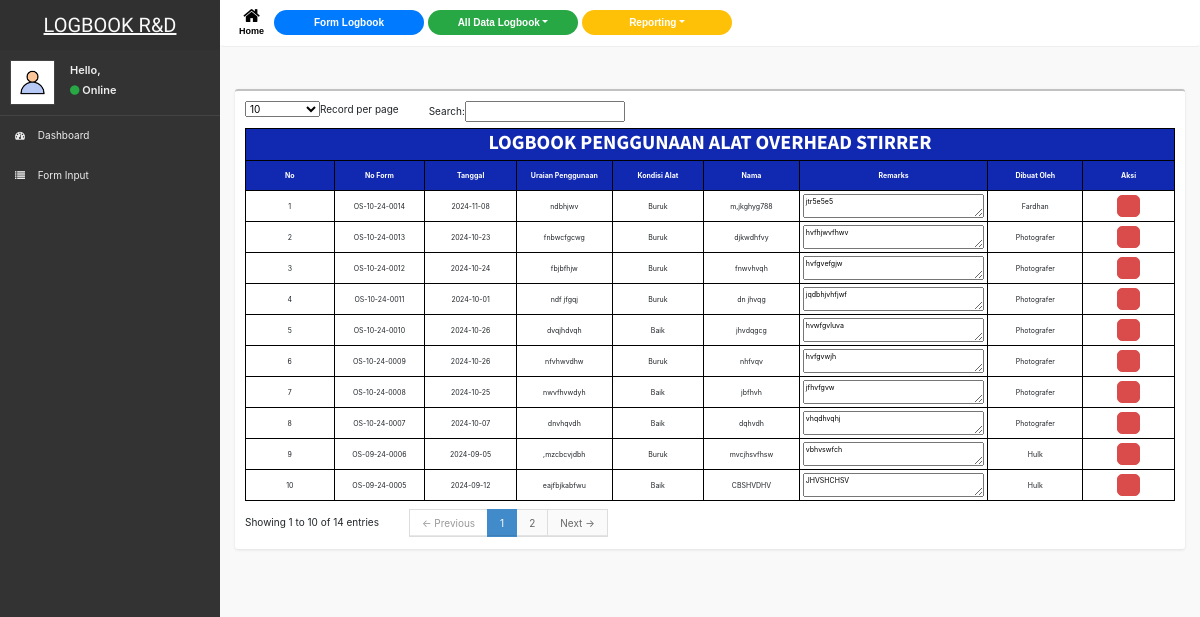
Screenshot of /data_overhead.php with the database file from the repository.
### tables this page shows
CREATE TABLE `alat` (
  `id` int(11) NOT NULL,
  `tgl_input` datetime NOT NULL DEFAULT current_timestamp(),
  `no_form` varchar(13) NOT NULL,
  `tgl` date NOT NULL,
  `urai_pggn` tinytext NOT NULL,
  `kondisi` tinytext NOT NULL,
  `nm` tinytext NOT NULL,
  `remar` tinytext NOT NULL,
  `oleh` tinytext NOT NULL,
  `svp` tinytext NOT NULL
);

### data_overhead.php (the view, shortened to what this page needs)
<?php
include "header.php";
?>
            <aside class="right-side">
                <section class="content-header">
                </section>
                <section class="content">
                    <div class="row">
                        <div class="col-xs-12">
                        <div class="box">
                        <div class="box-body table-responsive">
                        <table id="example1" border="1" class=" table-hover" style="font-size: 70%; margin-top: -3%">
                                        <thead>
                                       <tr>
                                                <th colspan="9">
                                                <center><h2><b>
                                                LOGBOOK PENGGUNAAN ALAT OVERHEAD STIRRER
                                                </b></h2></center>
                                                </th>
                                       </tr>
                                            <tr>
                                                <th width="50"><center>No</center></th>
                                                <th width="150"><center>No Form</center></th>
                                                <th><center>Tanggal</center></th>
                                                <th><center>Uraian Penggunaan</center></th>
                                                <th><center>Kondisi Alat</center></th>
                                                <th><center>Nama</center></th>
                                                <th width="25%"><center>Remarks</center></th>
                                                <th><center>Dibuat Oleh</center></th>
                                                <th><center>Aksi</center></th>
                                            </tr>
                                        </thead>
                                        <tbody>
                                <?php
                                include "koneksi.php";
                                $no=1;
                                $ambildata = mysqli_query($koneksi,"select * from alat WHERE no_form LIKE '%OS%' order by id desc");
                                while($tampil = mysqli_fetch_object($ambildata))
                                {
                                ?>
                                <tr>
                                    <td><center><?php echo $no ?></center></td>
                                    <td><center><?php echo $tampil->no_form ?></center></td>
                                    <td><center><?php echo $tampil->tgl ?></center></td>
                                    <td><center><?php echo $tampil->urai_pggn ?></center></td>
                                    <td><center><?php echo $tampil->kondisi ?></center></td>
                                    <td><center><?php echo $tampil->nm ?></center></td>
                                    <td><textarea style="width: 100%; text-align: justify" readonly><?php echo $tampil->remar ?></textarea></td>
                                    <td><center><?php echo $tampil->oleh ?></center></td>
                                    <?php $no++; ?>
                                    <center>
                                    <td><center><a href='?kode=<?php echo $tampil->no_form ?>'/a> <input onclick="return confirm('Apakah Anda Ingin Mengahapus Data Ini?')" type='button' class='btn-delete'></a>
                                </center></td>
                                    </center>
                                </tr>
                                <?php
                            }
                                ?>
                        </table>
                        </div>
                        </div>
    </body>

### css/AdminLTE.css (style rules this page uses)
html, body { overflow-x: hidden!important; font-family: 'Source Sans Pro', sans-serif; -webkit-font-smoothing: antialiased; min-height: 100%; background: #f9f9f9; }
a { color: #3c8dbc; }
.right-side, .left-side { min-height: 100%; display: block; }
.right-side { background-color: #f9f9f9; margin-left: 220px; }
.content { padding: 20px 15px; background: #f9f9f9; }
h1, h2, h3, h4, h5, h6, .h1, .h2, .h3, .h4, .h5, .h6 { font-family: 'Source Sans Pro', sans-serif; }
.right-side > .content-header { position: relative; padding: 15px 15px 10px 20px; }
.box { position: relative; background: #ffffff; border-top: 2px solid #c1c1c1; margin-bottom: 20px; -webkit-border-radius: 3px; -moz-border-radius: 3px; border-radius: 3px; width: 100%; box-shadow: 0px 1px 3px rgba(0, 0, 0, 0.1); }
.box .box-body { padding: 10px; -webkit-border-top-left-radius: 0; -webkit-border-top-right-radius: 0; -webkit-border-bottom-right-radius: 3px; -webkit-border-bottom-left-radius: 3px; -moz-border-radius-topleft: 0; -moz-border-radius-topright: 0; -moz-border-radius-bottomright: 3px; -moz-border-radius-bottomleft: 3px; border-top-left-radius: 0; border-top-right-radius: 0; border-bottom-right-radius: 3px; border-bottom-left-radius: 3px; }
.skin-black .right-side > .content-header { background: transparent; box-shadow: none; }

### style.css (style rules this page uses)
body { background-image: none; background-color: azure; background-size: cover; background-position: center; background-repeat: no-repeat; background-attachment: fixed; font-family: Arial, Helvetica, sans-serif; }
table { border-collapse: collapse; font-size: 10pt; border:1px solid #000000; }
td { padding: 3px; height: 25px; width: 100; }
th { background-color: rgb(17, 41, 176); color: rgb(255, 255, 255); height: 30px; }
.btn-delete { border: 1px solid #da4c4c; background: #da4c4c url('img/hapus.png') no-repeat 5px 4px; height: 22px; padding-left: 15px; padding-top: 5px; border-radius: 5px; }

### rows the page displays
alat: no_form "OS-10-24-0014", tgl "2024-11-08", urai_pggn "ndbhjwv", kondisi "Buruk", nm "m,jkghyg788", remar "jtr5e5e5", oleh "Fardhan"
alat: no_form "OS-10-24-0013", tgl "2024-10-23", urai_pggn "fnbwcfgcwg", kondisi "Buruk", nm "djkwdhfvy", remar "hvfhjwvfhwv", oleh "Photografer"
alat: no_form "OS-10-24-0012", tgl "2024-10-24", urai_pggn "fbjbfhjw", kondisi "Buruk", nm "fnwvhvqh", remar "hvfgvefgjw", oleh "Photografer"
alat: no_form "OS-10-24-0011", tgl "2024-10-01", urai_pggn "ndf jfgqj", kondisi "Buruk", nm "dn jhvqg", remar "jqdbhjvhfjwf", oleh "Photografer"
alat: no_form "OS-10-24-0010", tgl "2024-10-26", urai_pggn "dvqjhdvqh", kondisi "Baik", nm "jhvdqgcg", remar "hvwfgvluva", oleh "Photografer"
alat: no_form "OS-10-24-0009", tgl "2024-10-26", urai_pggn "nfvhwvdhw", kondisi "Buruk", nm "nhfvqv", remar "hvfgvwjh", oleh "Photografer"
alat: no_form "OS-10-24-0008", tgl "2024-10-25", urai_pggn "nwvfhvwdyh", kondisi "Baik", nm "jbfhvh", remar "jfhvfgvw", oleh "Photografer"
alat: no_form "OS-10-24-0007", tgl "2024-10-07", urai_pggn "dnvhqvdh", kondisi "Baik", nm "dqhvdh", remar "vhqdhvqhj", oleh "Photografer"
alat: no_form "OS-09-24-0006", tgl "2024-09-05", urai_pggn ",mzcbcvjdbh", kondisi "Buruk", nm "mvcjhsvfhsw", remar "vbhvswfch", oleh "Hulk"
alat: no_form "OS-09-24-0005", tgl "2024-09-12", urai_pggn "eajfbjkabfwu", kondisi "Baik", nm "CBSHVDHV", remar "JHVSHCHSV", oleh "Hulk"
